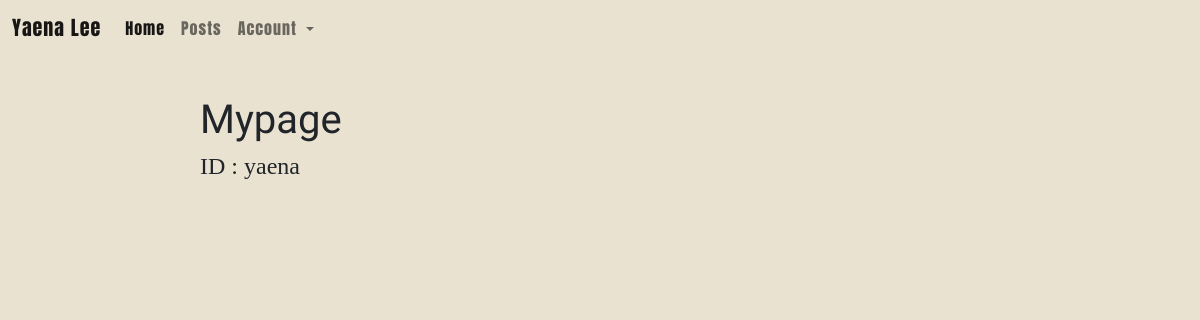
The app's page /users/mypage/ (signed in), older data.
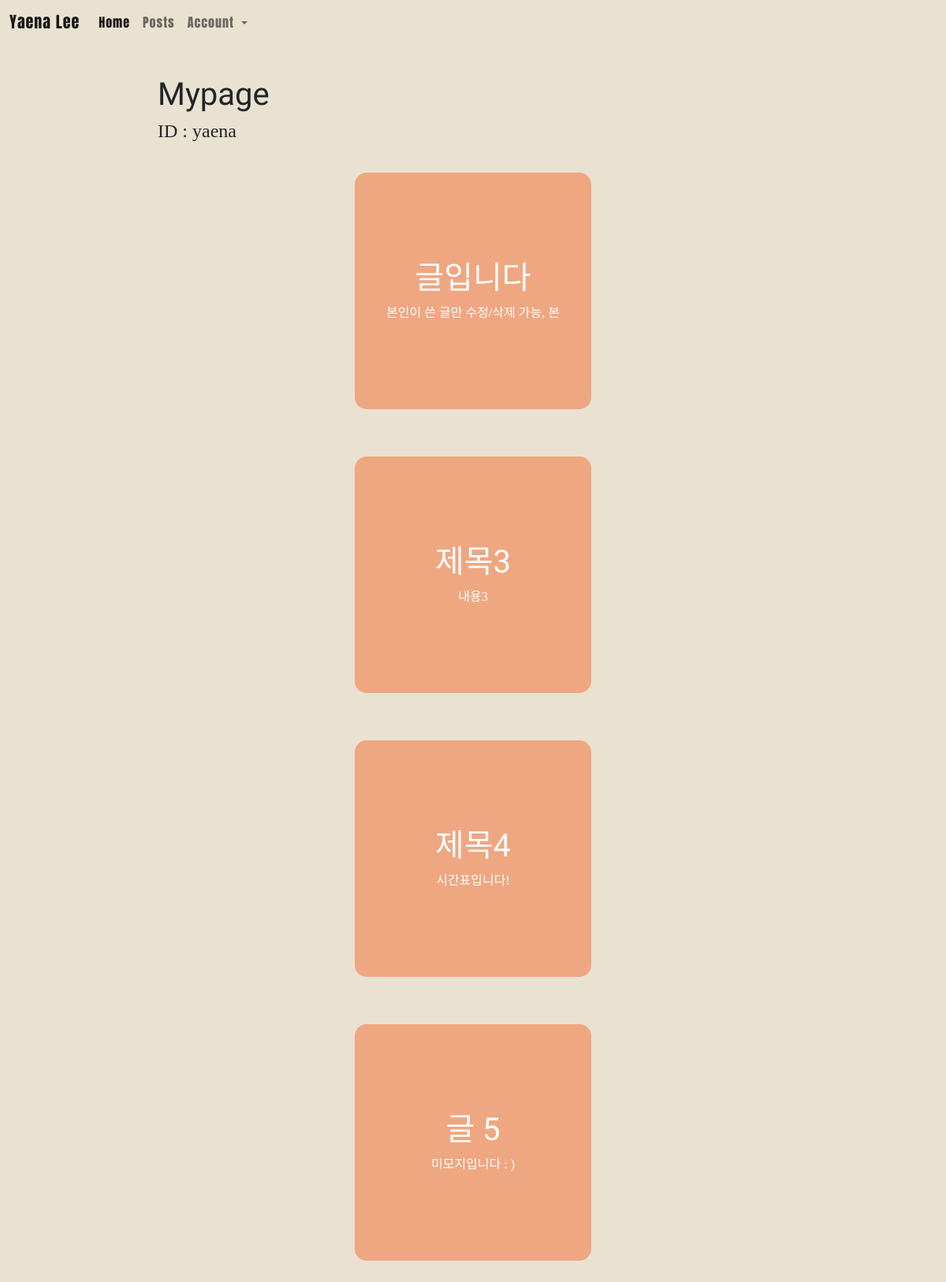
The same page, newer data.
### main/models.py (models this page shows, shortened)
class Post(models.Model):
    title = models.CharField(max_length=200)
    writer = models.ForeignKey(User,on_delete=models.CASCADE)
    pub_date = models.DateTimeField()
    body = models.TextField()
    image = models.ImageField(upload_to = 'post/', blank = True, null = True)
    def summary(self):
        return self.body[:20]

### users/views.py (the view)
# urls.py: path('mypage/',mypage,name="mypage"),
def mypage(request):
    user = request.user
    posts = Post.objects.filter(writer=user)
    return render(request,'users/mypage.html',{'posts':posts})

### users/templates/users/mypage.html
{% extends 'base.html' %}
{% load static %}
{% block content %}
{% include 'shared/_navbar2.html' %}
<br><br><br><br>
<h1 style="margin-left: 200px;">Mypage</h1>
    <h4 style="margin-left: 200px;font-family: dream;">ID : {{user.username}}</h2>
    <div  id = "post_container">
        {% for post in posts %}
        <a href = "{% url 'main:detail' post.id %}" style="text-decoration: none;cursor:default">
            <div id = "post_box" style="cursor:pointer; text-align: center;">
                <h1>{{post.title}}</h1>
                {{post.summary}}<br>
            </div>
        </a>
        {% endfor %}
    </div>
{% endblock %}

Row changes from the older to the newer data that the page shows:
added Post: title "글입니다", summary "본인이 쓴 글만 수정/삭제 가능, 본"
added Post: title "제목3", summary "내용3"
added Post: title "제목4", summary "시간표입니다!"
added Post: title "글 5", summary "미모지입니다 : )"
